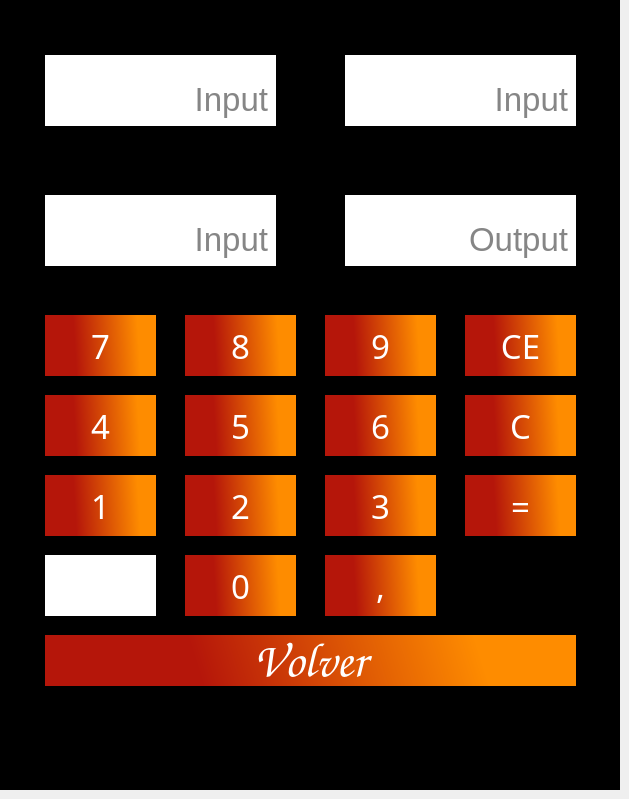
    <widget class="QWidget" name="PR3">
     <widget class="QGraphicsView" name="fondoR3">
      <property name="geometry">
       <rect>
        <x>0</x>
        <y>0</y>
        <width>620</width>
        <height>790</height>
       </rect>
      </property>
      <property name="minimumSize">
       <size>
        <width>620</width>
        <height>790</height>
       </size>
      </property>
      <property name="maximumSize">
       <size>
        <width>620</width>
        <height>790</height>
       </size>
      </property>
      <property name="styleSheet">
       <string notr="true">background-color: rgb(0, 0, 0);</string>
      </property>
     </widget>
     <widget class="QLabel" name="lInput3">
      <property name="geometry">
       <rect>
        <x>40</x>
        <y>190</y>
        <width>241</width>
        <height>81</height>
       </rect>
      </property>
      <property name="font">
       <font>
        <pointsize>25</pointsize>
        <weight>50</weight>
        <bold>false</bold>
       </font>
      </property>
      <property name="styleSheet">
       <string notr="true">BORDER: 5px solid black;
background-color: rgb(255, 255, 255);
color: rgb(134, 134, 134);</string>
      </property>
      <property name="text">
       <string>Input</string>
      </property>
      <property name="alignment">
       <set>Qt::AlignBottom|Qt::AlignRight|Qt::AlignTrailing</set>
      </property>
     </widget>
     <widget class="QLabel" name="lInput2">
      <property name="geometry">
       <rect>
        <x>340</x>
        <y>50</y>
        <width>241</width>
        <height>81</height>
       </rect>
      </property>
      <property name="font">
       <font>
        <pointsize>25</pointsize>
       </font>
      </property>
      <property name="styleSheet">
       <string notr="true">BORDER: 5px solid black;
background-color: rgb(255, 255, 255);
color: rgb(134, 134, 134);</string>
      </property>
      <property name="text">
       <string>Input</string>
      </property>
      <property name="alignment">
       <set>Qt::AlignBottom|Qt::AlignRight|Qt::AlignTrailing</set>
      </property>
     </widget>
     <widget class="QLabel" name="lInput1">
      <property name="geometry">
       <rect>
        <x>40</x>
        <y>50</y>
        <width>241</width>
        <height>81</height>
       </rect>
      </property>
      <property name="font">
       <font>
        <pointsize>25</pointsize>
        <weight>50</weight>
        <bold>false</bold>
       </font>
      </property>
      <property name="styleSheet">
       <string notr="true">BORDER: 5px solid black;
background-color: rgb(255, 255, 255);
color: rgb(134, 134, 134);</string>
      </property>
      <property name="text">
       <string comment="Introduce una abuela" extracomment="Introduce una abuela">Input</string>
      </property>
      <property name="alignment">
       <set>Qt::AlignBottom|Qt::AlignRight|Qt::AlignTrailing</set>
      </property>
     </widget>
     <widget class="QPushButton" name="bRLogo">
      <property name="enabled">
       <bool>false</bool>
      </property>
      <property name="geometry">
       <rect>
        <x>40</x>
        <y>550</y>
        <width>121</width>
        <height>71</height>
       </rect>
      </property>
      <property name="styleSheet">
       <string notr="true">image: url(:/logoimg/LogoDv-removebg-preview.png);
background-color: rgb(255, 255, 255);
BORDER: 5px solid black;</string>
      </property>
      <property name="text">
       <string/>
      </property>
     </widget>
     <widget class="QPushButton" name="bR6">
      <property name="geometry">
       <rect>
        <x>320</x>
        <y>390</y>
        <width>121</width>
        <height>71</height>
       </rect>
      </property>
      <property name="font">
       <font>
        <family>Impact</family>
        <pointsize>25</pointsize>
       </font>
      </property>
      <property name="styleSheet">
       <string notr="true">BORDER: 5px solid black;
background-color: qlineargradient(spread:pad, x1:0, y1:0.62, x2:0.988636, y2:0.585, stop:0.295455 rgba(221, 27, 12, 209), stop:0.829545 rgba(254, 140, 0, 255));
color: rgb(255, 255, 255);</string>
      </property>
      <property name="text">
       <string>6</string>
      </property>
     </widget>
     <widget class="QPushButton" name="bR4">
      <property name="geometry">
       <rect>
        <x>40</x>
        <y>390</y>
        <width>121</width>
        <height>71</height>
       </rect>
      </property>
      <property name="font">
       <font>
        <family>Impact</family>
        <pointsize>25</pointsize>
       </font>
      </property>
      <property name="styleSheet">
       <string notr="true">BORDER: 5px solid black;
background-color: qlineargradient(spread:pad, x1:0, y1:0.62, x2:0.988636, y2:0.585, stop:0.295455 rgba(221, 27, 12, 209), stop:0.829545 rgba(254, 140, 0, 255));
color: rgb(255, 255, 255);</string>
      </property>
      <property name="text">
       <string>4</string>
      </property>
     </widget>
     <widget class="QPushButton" name="bRC">
      <property name="geometry">
       <rect>
        <x>460</x>
        <y>390</y>
        <width>121</width>
        <height>71</height>
       </rect>
      </property>
      <property name="font">
       <font>
        <family>Impact</family>
        <pointsize>25</pointsize>
       </font>
      </property>
      <property name="styleSheet">
       <string notr="true">BORDER: 5px solid black;
background-color: qlineargradient(spread:pad, x1:0, y1:0.62, x2:0.988636, y2:0.585, stop:0.295455 rgba(221, 27, 12, 209), stop:0.829545 rgba(254, 140, 0, 255));
color: rgb(255, 255, 255);</string>
      </property>
      <property name="text">
       <string>C</string>
      </property>
     </widget>
     <widget class="QPushButton" name="bRCE">
      <property name="geometry">
       <rect>
        <x>460</x>
        <y>310</y>
        <width>121</width>
        <height>71</height>
       </rect>
      </property>
      <property name="font">
       <font>
        <family>Impact</family>
        <pointsize>25</pointsize>
       </font>
      </property>
      <property name="styleSheet">
       <string notr="true">BORDER: 5px solid black;
background-color: qlineargradient(spread:pad, x1:0, y1:0.62, x2:0.988636, y2:0.585, stop:0.295455 rgba(221, 27, 12, 209), stop:0.829545 rgba(254, 140, 0, 255));
color: rgb(255, 255, 255);</string>
      </property>
      <property name="text">
       <string>CE</string>
      </property>
     </widget>
     <widget class="QPushButton" name="bR7">
      <property name="geometry">
       <rect>
        <x>40</x>
        <y>310</y>
        <width>121</width>
        <height>71</height>
       </rect>
      </property>
      <property name="font">
       <font>
        <family>Impact</family>
        <pointsize>25</pointsize>
       </font>
      </property>
      <property name="styleSheet">
       <string notr="true">BORDER: 5px solid black;
background-color: qlineargradient(spread:pad, x1:0, y1:0.62, x2:0.988636, y2:0.585, stop:0.295455 rgba(221, 27, 12, 209), stop:0.829545 rgba(254, 140, 0, 255));
color: rgb(255, 255, 255);</string>
      </property>
      <property name="text">
       <string>7</string>
      </property>
     </widget>
     <widget class="QPushButton" name="bR3">
      <property name="geometry">
       <rect>
        <x>320</x>
        <y>470</y>
        <width>121</width>
        <height>71</height>
       </rect>
      </property>
      <property name="font">
       <font>
        <family>Impact</family>
        <pointsize>25</pointsize>
       </font>
      </property>
      <property name="styleSheet">
       <string notr="true">BORDER: 5px solid black;
background-color: qlineargradient(spread:pad, x1:0, y1:0.62, x2:0.988636, y2:0.585, stop:0.295455 rgba(221, 27, 12, 209), stop:0.829545 rgba(254, 140, 0, 255));
color: rgb(255, 255, 255);</string>
      </property>
      <property name="text">
       <string>3</string>
      </property>
     </widget>
     <widget class="QLabel" name="lOutputR3">
      <property name="geometry">
       <rect>
        <x>340</x>
        <y>190</y>
        <width>241</width>
        <height>81</height>
       </rect>
      </property>
      <property name="font">
       <font>
        <pointsize>25</pointsize>
       </font>
      </property>
      <property name="styleSheet">
       <string notr="true">BORDER: 5px solid black;
background-color: rgb(255, 255, 255);
color: rgb(134, 134, 134);</string>
      </property>
      <property name="text">
       <string>Output</string>
      </property>
      <property name="alignment">
       <set>Qt::AlignBottom|Qt::AlignRight|Qt::AlignTrailing</set>
      </property>
     </widget>
     <widget class="QPushButton" name="bR8">
      <property name="geometry">
       <rect>
        <x>180</x>
        <y>310</y>
        <width>121</width>
        <height>71</height>
       </rect>
      </property>
      <property name="font">
       <font>
        <family>Impact</family>
        <pointsize>25</pointsize>
       </font>
      </property>
      <property name="styleSheet">
       <string notr="true">BORDER: 5px solid black;
background-color: qlineargradient(spread:pad, x1:0, y1:0.62, x2:0.988636, y2:0.585, stop:0.295455 rgba(221, 27, 12, 209), stop:0.829545 rgba(254, 140, 0, 255));
color: rgb(255, 255, 255);</string>
      </property>
      <property name="text">
       <string>8</string>
      </property>
     </widget>
     <widget class="QPushButton" name="bRCalcular">
      <property name="geometry">
       <rect>
        <x>460</x>
        <y>470</y>
        <width>121</width>
        <height>71</height>
       </rect>
      </property>
      <property name="font">
       <font>
        <family>Impact</family>
        <pointsize>25</pointsize>
       </font>
      </property>
      <property name="styleSheet">
       <string notr="true">BORDER: 5px solid black;
background-color: qlineargradient(spread:pad, x1:0, y1:0.62, x2:0.988636, y2:0.585, stop:0.295455 rgba(221, 27, 12, 209), stop:0.829545 rgba(254, 140, 0, 255));
color: rgb(255, 255, 255);</string>
      </property>
      <property name="text">
       <string>=</string>
      </property>
     </widget>
     <widget class="QPushButton" name="bR0">
      <property name="geometry">
       <rect>
        <x>180</x>
        <y>550</y>
        <width>121</width>
        <height>71</height>
       </rect>
      </property>
      <property name="font">
       <font>
        <family>Impact</family>
        <pointsize>25</pointsize>
        <weight>50</weight>
        <bold>false</bold>
       </font>
      </property>
      <property name="styleSheet">
       <string notr="true">BORDER: 5px solid black;
background-color: qlineargradient(spread:pad, x1:0, y1:0.62, x2:0.988636, y2:0.585, stop:0.295455 rgba(221, 27, 12, 209), stop:0.829545 rgba(254, 140, 0, 255));
color: rgb(255, 255, 255);</string>
      </property>
      <property name="text">
       <string>0</string>
      </property>
     </widget>
     <widget class="QPushButton" name="bR2">
      <property name="geometry">
       <rect>
        <x>180</x>
        <y>470</y>
        <width>121</width>
        <height>71</height>
       </rect>
      </property>
      <property name="font">
       <font>
        <family>Impact</family>
        <pointsize>25</pointsize>
       </font>
      </property>
      <property name="styleSheet">
       <string notr="true">BORDER: 5px solid black;
background-color: qlineargradient(spread:pad, x1:0, y1:0.62, x2:0.988636, y2:0.585, stop:0.295455 rgba(221, 27, 12, 209), stop:0.829545 rgba(254, 140, 0, 255));
color: rgb(255, 255, 255);</string>
      </property>
      <property name="text">
       <string>2</string>
      </property>
     </widget>
     <widget class="QPushButton" name="bR1">
      <property name="geometry">
       <rect>
        <x>40</x>
        <y>470</y>
        <width>121</width>
        <height>71</height>
       </rect>
      </property>
      <property name="font">
       <font>
        <family>Impact</family>
        <pointsize>25</pointsize>
        <weight>50</weight>
        <bold>false</bold>
       </font>
      </property>
      <property name="styleSheet">
       <string notr="true">BORDER: 5px solid black;
background-color: qlineargradient(spread:pad, x1:0, y1:0.62, x2:0.988636, y2:0.585, stop:0.295455 rgba(221, 27, 12, 209), stop:0.829545 rgba(254, 140, 0, 255));
color: rgb(255, 255, 255);</string>
      </property>
      <property name="text">
       <string>1</string>
      </property>
     </widget>
     <widget class="QPushButton" name="bR5">
      <property name="geometry">
       <rect>
        <x>180</x>
        <y>390</y>
        <width>121</width>
        <height>71</height>
       </rect>
      </property>
      <property name="font">
       <font>
        <family>Impact</family>
        <pointsize>25</pointsize>
       </font>
      </property>
      <property name="styleSheet">
       <string notr="true">BORDER: 5px solid black;
background-color: qlineargradient(spread:pad, x1:0, y1:0.62, x2:0.988636, y2:0.585, stop:0.295455 rgba(221, 27, 12, 209), stop:0.829545 rgba(254, 140, 0, 255));
color: rgb(255, 255, 255);</string>
      </property>
      <property name="text">
       <string>5</string>
      </property>
     </widget>
     <widget class="QPushButton" name="bRComa">
      <property name="geometry">
       <rect>
        <x>320</x>
        <y>550</y>
        <width>121</width>
        <height>71</height>
       </rect>
      </property>
      <property name="font">
       <font>
        <family>Impact</family>
        <pointsize>25</pointsize>
       </font>
      </property>
      <property name="styleSheet">
       <string notr="true">BORDER: 5px solid black;
background-color: qlineargradient(spread:pad, x1:0, y1:0.62, x2:0.988636, y2:0.585, stop:0.295455 rgba(221, 27, 12, 209), stop:0.829545 rgba(254, 140, 0, 255));
color: rgb(255, 255, 255);</string>
      </property>
      <property name="text">
       <string>,</string>
      </property>
     </widget>
     <widget class="QPushButton" name="bVolverR3">
      <property name="geometry">
       <rect>
        <x>40</x>
        <y>630</y>
        <width>541</width>
        <height>61</height>
       </rect>
      </property>
      <property name="maximumSize">
       <size>
        <width>800</width>
        <height>600</height>
       </size>
      </property>
      <property name="font">
       <font>
        <family>Comic Sans MS</family>
        <pointsize>36</pointsize>
       </font>
      </property>
      <property name="layoutDirection">
       <enum>Qt::LeftToRight</enum>
      </property>
      <property name="styleSheet">
       <string notr="true">BORDER: 5px solid black;
background-color: qlineargradient(spread:pad, x1:0, y1:0.62, x2:0.988636, y2:0.585, stop:0.295455 rgba(221, 27, 12, 209), stop:0.829545 rgba(254, 140, 0, 255));
color: rgb(255, 255, 255);</string>
      </property>
      <property name="text">
       <string>Volver</string>
      </property>
     </widget>
     <widget class="QPushButton" name="bR9">
      <property name="geometry">
       <rect>
        <x>320</x>
        <y>310</y>
        <width>121</width>
        <height>71</height>
       </rect>
      </property>
      <property name="font">
       <font>
        <family>Impact</family>
        <pointsize>25</pointsize>
       </font>
      </property>
      <property name="styleSheet">
       <string notr="true">BORDER: 5px solid black;
background-color: qlineargradient(spread:pad, x1:0, y1:0.62, x2:0.988636, y2:0.585, stop:0.295455 rgba(221, 27, 12, 209), stop:0.829545 rgba(254, 140, 0, 255));
color: rgb(255, 255, 255);</string>
      </property>
      <property name="text">
       <string>9</string>
      </property>
     </widget>
    </widget>
